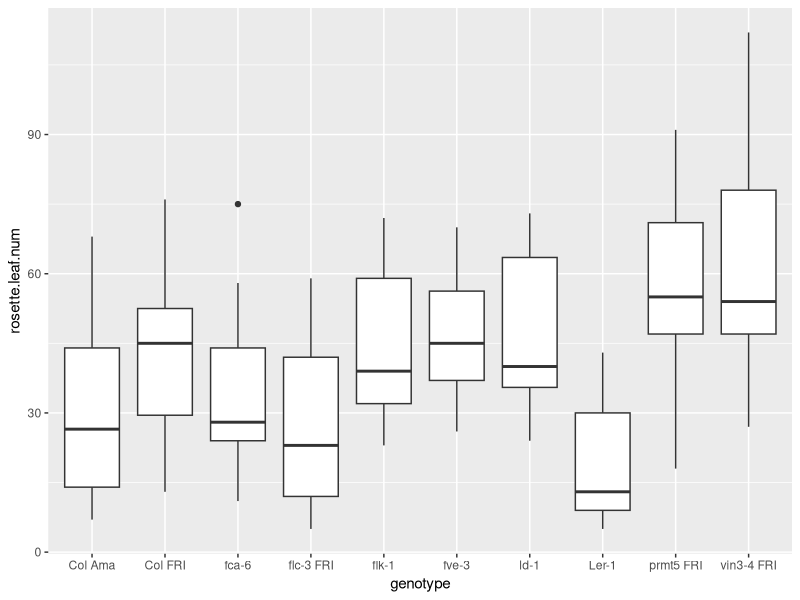
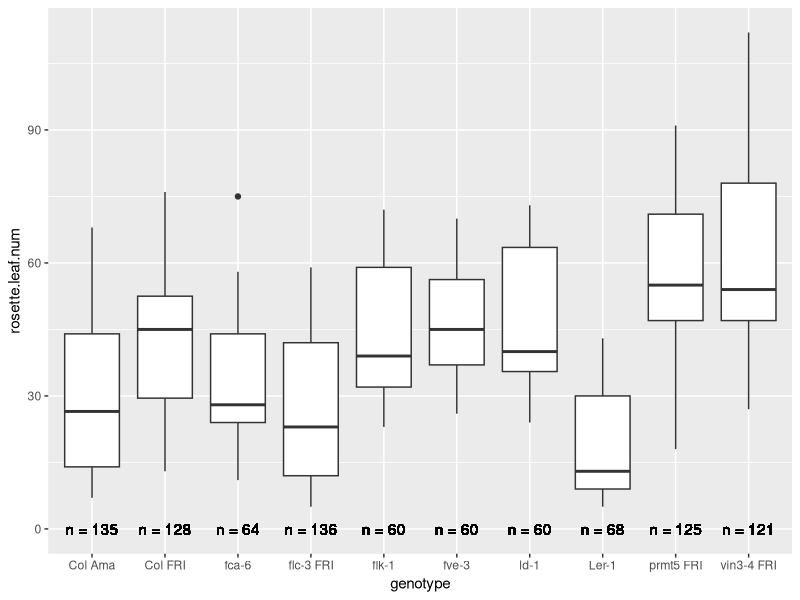
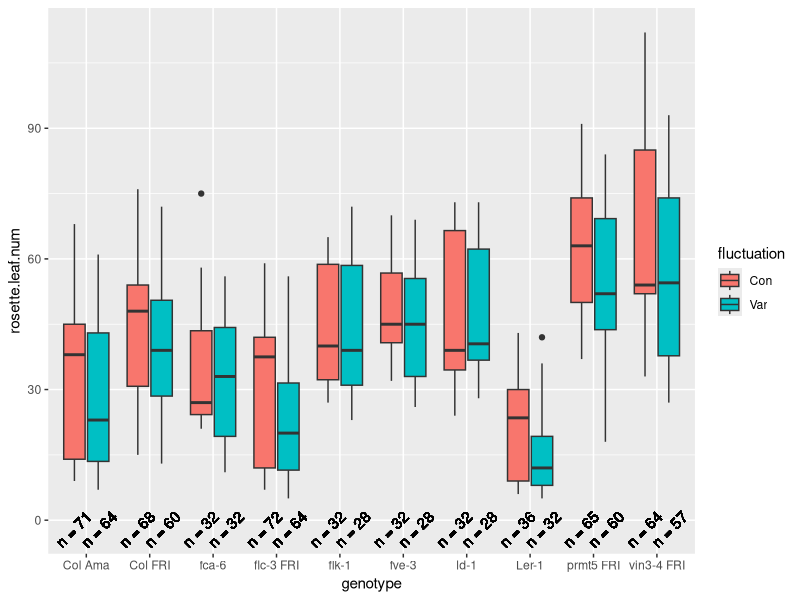

Here is the R script that generated these plots, in order:
## ---- chunk 1
knitr::opts_chunk$set(echo = TRUE)
## ---- chunk 2
# Chargez la librairie `tidyverse` (aide: utilisez la fonction `library()`)


# Importer `burghardt_et_al_2015_expt1.txt` et mettez le dans un objet appelé `expt1`
#(aide: utilisez la fonction `read_tsv()`)

## ---- chunk 3
# Chargez la librairie `tidyverse` (aide: utilisez la fonction `library()`)
library(tidyverse)

# Importer `burghardt_et_al_2015_expt1.txt` et mettez le dans un objet appelé `expt1`
#(aide: utilisez la fonction `read_tsv()`)

expt1 <- read_tsv("../data/burghardt_et_al_2015_expt1.txt")

## ---- chunk 4

group_by(expt1, genotype) %>% 
summarise(mean.days.to.flower = mean(days.to.flower, na.rm = TRUE))

## ---- chunk 5

group_by(expt1, genotype, temperature) %>% 
summarise(mean.days.flower = mean(days.to.flower, na.rm = TRUE),
          sd.days.flower = sd(days.to.flower, na.rm = TRUE),
          median.days.flower = median(days.to.flower, na.rm = TRUE))
## ---- chunk 6

group_by(expt1, genotype) %>% 
summarise(n.obs = n())
## ---- chunk 7

  ggplot( expt1, aes(genotype, rosette.leaf.num)) +
  geom_boxplot()
## ---- chunk 8

group_by(expt1, genotype) %>% 
  summarise(n.obs=n()) %>% 
  mutate(n.obs=paste("n =",n.obs)) %>% 
  full_join(expt1, by="genotype") %>% 
  ggplot( aes(genotype, rosette.leaf.num)) +
  geom_boxplot() +
  geom_text(aes(label=n.obs, x=genotype, y=0))
## ---- chunk 9

group_by(expt1, genotype, fluctuation) %>% 
  summarise(n.obs=n()) %>% 
  mutate(n.obs=paste("n =",n.obs)) %>% 
  full_join(expt1, by=c("genotype", "fluctuation")) %>% 
  ggplot( aes(genotype, rosette.leaf.num, fill=fluctuation)) +
  geom_boxplot() +
  geom_text(aes(label=n.obs, x=genotype, y=-2),position=position_dodge(0.8), angle=45)
